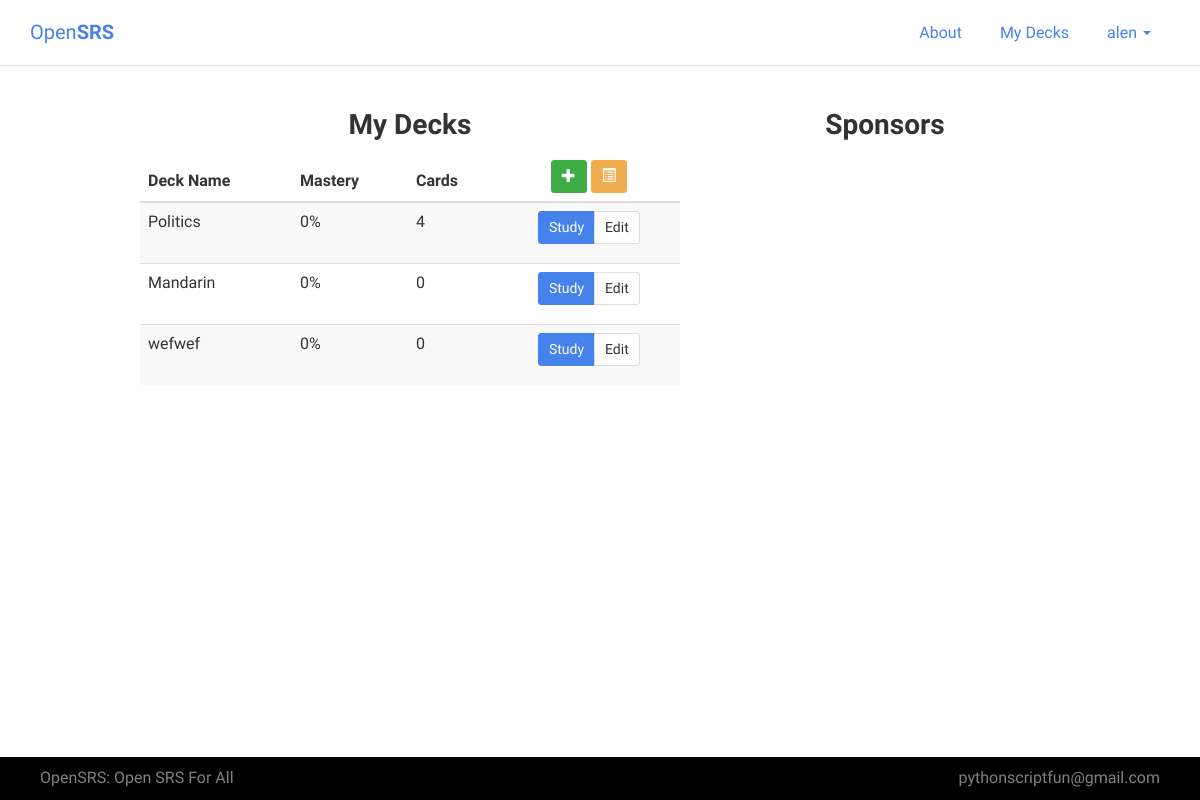
The page /decks_template (signed in) on the database as committed earlier.
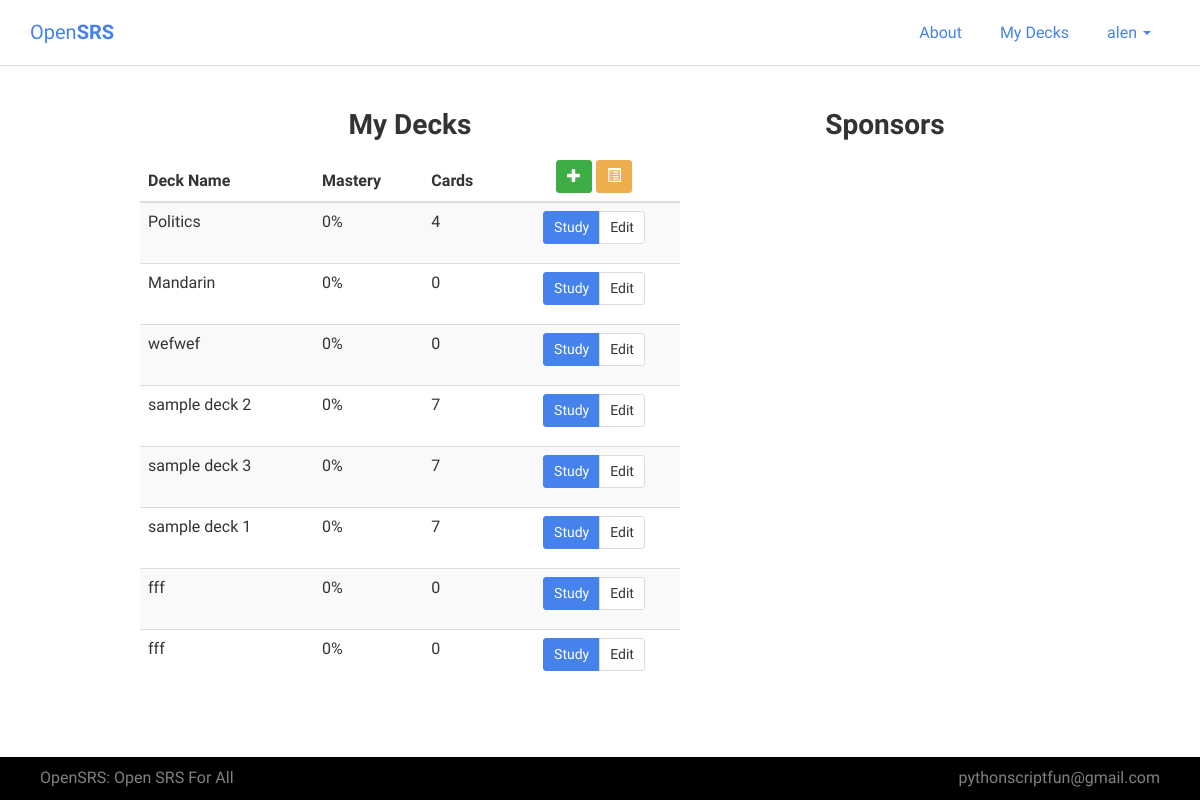
The same page on the database as committed later.
### cards/models.py (models this page shows, shortened)
class Deck(models.Model):
    name = models.CharField(max_length=200, null=True, blank=True)
    created_at = models.DateTimeField(auto_now_add=True, null=True, blank=True)
    user = models.ForeignKey(User)

### cards/views.py (the view, shortened to what this page needs)
# urls.py: url('^decks_template', views.decks_view, name="decks"),
@csrf_exempt
def decks_view(request):
    if request.method == "POST" and request.POST.get("function") == "deleteDeck":
        Deck.objects.get(pk=request.POST.get("id")).delete()
        query_set = Deck.objects.filter(user__exact=request.user.id)
        return render(request, "cards/decks_template.html", {"query_set": query_set})
    elif request.method == "POST":
        form = DeckForm({"user": request.user.id, "name": request.POST.get("deckname")})
        if form.is_valid():
            form.save()
    query_set = Deck.objects.filter(user__exact=request.user.id)
    return render(request, "cards/decks_template.html", {"query_set": query_set})

### cards/templates/cards/decks_template.html (shortened to what this page needs)
{% extends "base.html" %}
{% block content %}
<div class="container">
  <section class="col-md-6 col-md-offset-1">
    <h3 class="text-center">My Decks</h3>
    <table class="table table-striped table-hover">
    <thead>
      <tr>
        <th>Deck Name</th>
        <th>Mastery</th>
        <th>Cards</th>
        <th style="text-align:center;">
        <button class="btn btn-sm btn-success" data-toggle="tooltip" data-placement="top" title="Create a new deck" onclick="newDeck()"><span class="glyphicon glyphicon-plus"></span></button>
        <button class="btn btn-sm btn-warning" data-toggle="tooltip" data-placement="top" title="Upload a CSV. Columns must be: [ question | answer | deck ]" onclick="bulkUpload()"><span class="glyphicon glyphicon-list-alt"></span></button>
        </th>
      </tr>
    </thead>
    <tbody>
      {% for item in query_set %}
      <tr>
        <td>{{item.name}}</td>
        <td>0%</td>
        <td>{{ item.card_set.count }}</td>
        <td style="text-align:center;">
          <p class="btn-group">
          	<a href="{% url 'card_review' id=item.id %}" class="btn btn-primary btn-sm">Study</a>
        	<a href="{% url 'edit_cards' id=item.id %}" class="btn btn-default btn-sm">Edit</a>
          </p>
        </td>
      </tr>
      {% endfor %}
    </tbody>
  </table>
  </section>
  <section class="col-md-4" style="text-align:center;">
  <h3 class="text-center">Sponsors</h3>
  </section>
</div>
{% endblock %}
{% block scripts %}
{% load staticfiles %}
{% endblock %}

Rows that differ between the two databases and show on the page:
added Deck: name "sample deck 2", card_set.count "7"
added Deck: name "sample deck 3", card_set.count "7"
added Deck: name "sample deck 1", card_set.count "7"
added Deck: name "fff", card_set.count "0"
added Deck: name "fff", card_set.count "0"
